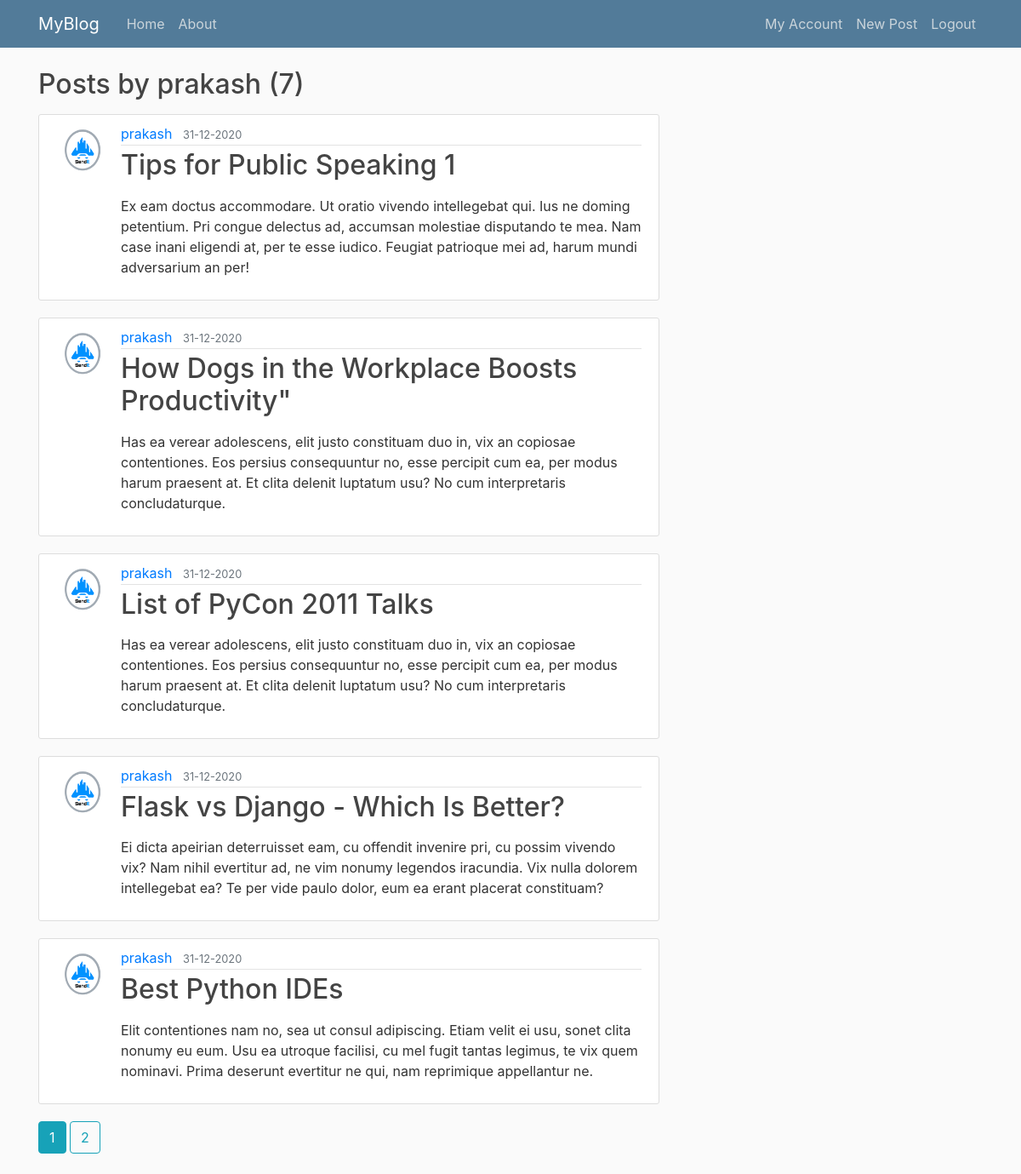
Screenshot of /users/prakash (signed in) with the database file from the repository.
### flask_blog/models.py (models this page shows, shortened)
class User(db.Model, UserMixin):
    id =db.Column(db.Integer, primary_key=True)
    username = db.Column(db.String(20), unique=True, nullable=False)
    email = db.Column(db.String(50), unique=True, nullable=False)
    image_file = db.Column(db.String(20), nullable=False, default='default.jpg')
    password = db.Column(db.String(60), nullable=False)
    posts = db.relationship('Post', backref='author', lazy=True)

class Post(db.Model):
    id =db.Column(db.Integer, primary_key=True)
    title = db.Column(db.String(100),nullable=False)
    date_posted = db.Column(db.DateTime, nullable=False, default = datetime.utcnow)
    content = db.Column(db.Text, nullable=False)
    user_id = db.Column(db.Integer, db.ForeignKey('user.id'), nullable=False)

### flask_blog/users/routes.py (the view)
@users.route('/users/<username>')
def user_posts(username):
    page= request.args.get('page',1, type=int)
    user = User.query.filter_by(username=username).first_or_404()
    posts = Post.query.filter_by(author=user).order_by(Post.date_posted.desc()).paginate(page=page,per_page=5)
    return render_template('user_posts.html', posts=posts, user=user)

### flask_blog/models.py (called while the page is built)
@login_manager.user_loader
def load_user(user_id):
    return User.query.get(int(user_id))

### flask_blog/templates/user_posts.html (shortened to what this page needs)
{%extends "layout.html"%}
{% block content %}
    <h2 class="mb-3">Posts by {{ user.username }} ({{ posts.total }})</h2>
    {%  for post in posts.items  %}
    <article class="media content-section">
        <img class="rounded-circle article-img" src="{{ url_for('static', filename='profile_pics/' + post.author.image_file) }}">
        <div class="media-body">
            <div class="article-metadata">
            <a class="mr-2" href="{{ url_for('users.user_posts', username=post.author.username) }}">{{ post.author.username }}</a>
            <small class="text-muted">{{ post.date_posted.strftime('%d-%m-%Y') }}</small>
            </div>
            <h2><a class="article-title" href="{{ url_for('posts.post', post_id=post.id) }}">{{ post.title }}</a></h2>
            <p class="article-content">{{ post.content|safe }}</p>
        </div>
    </article>
    {% endfor %}
    {%  for pagenum in posts.iter_pages(left_edge=1, right_edge=1, left_current=1, right_current=2)  %}
        {% if pagenum %}
            {% if posts.page == pagenum %}
                <a class="btn btn-info mb-4" href="{{ url_for('users.user_posts', username=user.username ,page=pagenum) }}">{{ pagenum }}</a>
            {% else %}
                <a class="btn btn-outline-info mb-4" href="{{ url_for('users.user_posts', username=user.username,page=pagenum) }}">{{ pagenum }}</a>
            {% endif %}
        {% else %}
            ...
        {% endif %}
    {% endfor %}
{% endblock content %}

### flask_blog/static/main.css (style rules this page uses)
body { background: #fafafa; color: #333333; margin-top: 5rem; }
h1, h2, h3, h4, h5, h6 { color: #444444; }
.content-section { background: #ffffff; padding: 10px 20px; border: 1px solid #dddddd; border-radius: 3px; margin-bottom: 20px; }
.article-title { color: #444444; }
.article-content { white-space: pre-line; }
.article-img { height: 60px; width: 60px; margin-right: 16px; }
.article-metadata { padding-bottom: 1px; margin-bottom: 4px; border-bottom: 1px solid #e3e3e3 }

### rows the page displays
User: username "prakash"
Post: image_file (picture), author.username "prakash", date_posted "31-12-2020", title "Tips for Public Speaking 1", content "Ex eam doctus accommodare. Ut oratio vivendo intellegebat qui. Ius ne doming petentium. Pri congue delectus ad, accumsan molestiae disputando te mea. Nam case inani eligendi at, per te esse iudico. Feugiat patrioque mei ad, harum mundi adversarium an per!"
Post: image_file (picture), author.username "prakash", date_posted "31-12-2020", title "How Dogs in the Workplace Boosts Productivity\"", content "Has ea verear adolescens, elit justo constituam duo in, vix an copiosae contentiones. Eos persius consequuntur no, esse percipit cum ea, per modus harum praesent at. Et clita delenit luptatum usu? No cum interpretaris concludaturque."
Post: image_file (picture), author.username "prakash", date_posted "31-12-2020", title "List of PyCon 2011 Talks", content "Has ea verear adolescens, elit justo constituam duo in, vix an copiosae contentiones. Eos persius consequuntur no, esse percipit cum ea, per modus harum praesent at. Et clita delenit luptatum usu? No cum interpretaris concludaturque."
Post: image_file (picture), author.username "prakash", date_posted "31-12-2020", title "Flask vs Django - Which Is Better?", content "Ei dicta apeirian deterruisset eam, cu offendit invenire pri, cu possim vivendo vix? Nam nihil evertitur ad, ne vim nonumy legendos iracundia. Vix nulla dolorem intellegebat ea? Te per vide paulo dolor, eum ea erant placerat constituam?"
Post: image_file (picture), author.username "prakash", date_posted "31-12-2020", title "Best Python IDEs", content "Elit contentiones nam no, sea ut consul adipiscing. Etiam velit ei usu, sonet clita nonumy eu eum. Usu ea utroque facilisi, cu mel fugit tantas legimus, te vix quem nominavi. Prima deserunt evertitur ne qui, nam reprimique appellantur ne."

### other values shown
{{ posts.total }} "7"
{{ pagenum }} "1"
{{ pagenum }} "2"
